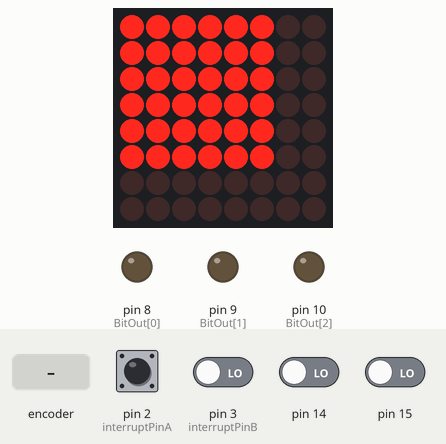
This sketch was run on a simulated Arduino Uno, built with avr-gcc and run on an emulated ATmega328P. Shown: 8×8 LED matrix, output pins drawn as LEDs (lit = HIGH). The test bench sets the inputs (shaded band); at power-on: pin 2 (interruptPinA) HIGH, pin 3 (interruptPinB), pin 14, pin 15 LOW. Pins used as bus, display or sensor lines are not drawn.

Above: at 1.2 s.
1.3 s: pin 15 driven HIGH
At 1.7 s:
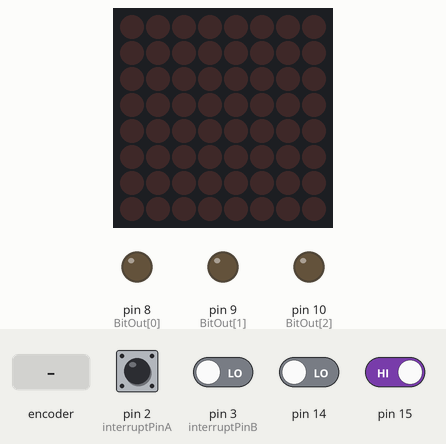
2.8 s: rotary encoder on pin 2 (interruptPinA) / pin 3 (interruptPinB) turned 3 steps (first pin leading)
At 3.7 s:
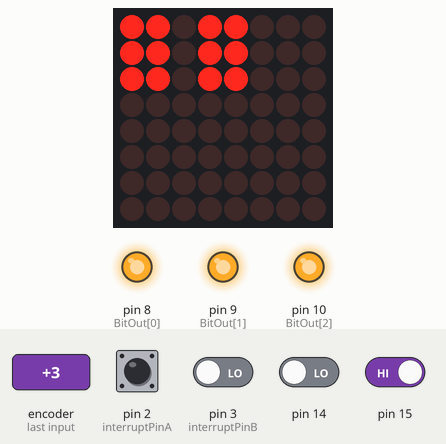
4.9 s: rotary encoder on pin 2 (interruptPinA) / pin 3 (interruptPinB) turned 3 steps (first pin leading)
At 6.6 s:
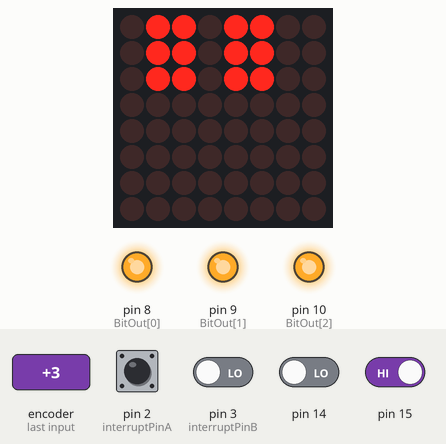
7.0 s: rotary encoder on pin 2 (interruptPinA) / pin 3 (interruptPinB) turned 1 step (first pin leading)
At 7.7 s:
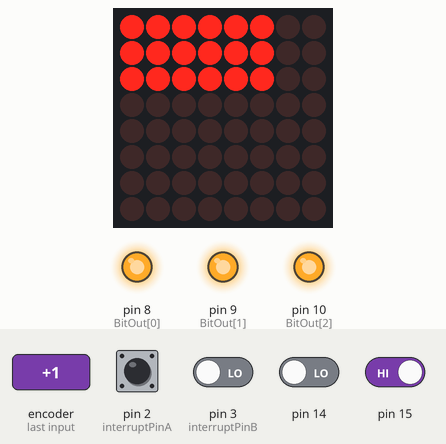
8.7 s: rotary encoder on pin 2 (interruptPinA) / pin 3 (interruptPinB) turned 1 step (first pin leading)
At 9.2 s:
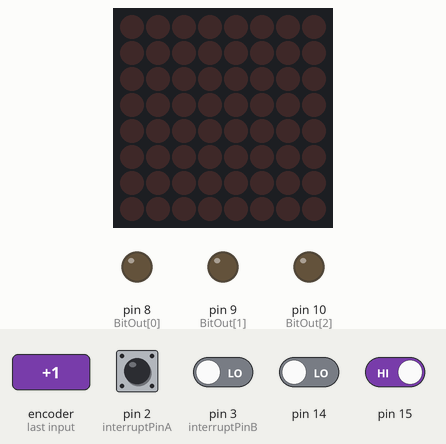
10.4 s: rotary encoder on pin 2 (interruptPinA) / pin 3 (interruptPinB) turned 2 steps (second pin leading)
At 11.5 s:
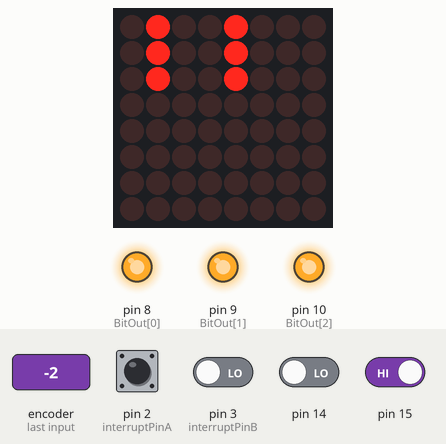
Timing chart, 0 to 13.3 s (numbered marks = the images above; inputs shaded):
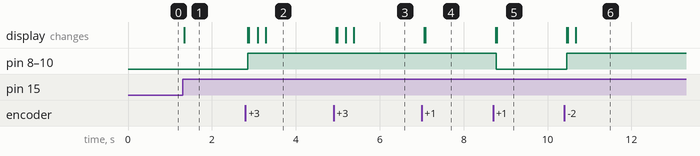

Measured:
- after the input at 1.3 s, the display: changes at once (image 1)
- after the input at 2.8 s, pin 8 (BitOut[0]), pin 9 (BitOut[1]), pin 10 (BitOut[2]): LOW → HIGH after 0.05 s; the display: first changes after 0.06 s (image 2 shows a later state)
- after the input at 4.9 s, the display: first changes after 0.06 s (image 3 shows a later state)
- after the input at 7.0 s, the display: first changes after 0.06 s (image 4 shows a later state)
- after the input at 8.7 s, pin 8 (BitOut[0]), pin 9 (BitOut[1]), pin 10 (BitOut[2]): HIGH → LOW after 0.08 s; the display: first changes after 0.06 s (image 5 shows a later state)
- after the input at 10.4 s, pin 8 (BitOut[0]), pin 9 (BitOut[1]), pin 10 (BitOut[2]): LOW → HIGH after 0.05 s; the display: first changes after 0.06 s (image 6 shows a later state)

The sketch:

matrix-sq.ino
```cpp
////////**********\\\\\\\\
/////// Matrix Seq \\\\\\\\
 //////**  V 1.0  **\\\\\\
 // BY CHRISTIAN GROTHE \\
   // www.christian-grothe.com\\
////////**********\\\\\\\\
//**********************\\

#include "LedControl.h"
#include <Bounce2.h>
#include <EEPROM.h>

const uint8_t NUM_BUTTONS = 3;
const uint8_t NUM_BITOUT = 6;
const uint8_t NUM_BITS = 3;
const uint8_t DOTS = 36;
const uint8_t ROWS = 6;

const byte interruptPinA = 2;
const byte interruptPinB = 3;

volatile int counterA = 0;
volatile int counterB = 0;

bool Presets[6][DOTS] = {{}, {}, {}, {}, {}, {}};

#define din 13
#define clck 12
#define load 11

LedControl ledMatrix = LedControl(din, clck, load, 1);

int BitOut[NUM_BITOUT] = {8, 9, 10, 11, 12, 13};

// Matrix Buttons
Bounce *buttonsX = new Bounce[8];
Bounce *buttonsY = new Bounce[8];

// bit counts for 4051
int muxBit1;
int muxBit2;
int muxBit3;

// bit outs for 4051
int muxOut1 = 5;
int muxOut2 = 6;
int muxOut3 = 7;

int bits[ROWS];

int shownPreset = 0;
int usedPreset = 0;
int presetCount = 0;
bool setStates[6] = {0, 0, 0, 0, 0, 0};
bool lastStates[6] = {0, 0, 0, 0, 0, 0};
// const uint8_t trigger = 13;

int presetToggler = 0;

enum Menue
{
  main,
  setPresetCount,
  setChangePresets
};

Menue menue = main;

void setup()
{
  Serial.begin(9600);

  pinMode(interruptPinA, INPUT_PULLUP);
  attachInterrupt(digitalPinToInterrupt(interruptPinA), countingA, RISING);
  pinMode(interruptPinA, INPUT_PULLUP);
  attachInterrupt(digitalPinToInterrupt(interruptPinB), countingB, RISING);

  // Display Setup
  ledMatrix.shutdown(0, false);
  ledMatrix.setIntensity(0, 1);
  ledMatrix.clearDisplay(0);

  // reading from the EEPROM
  for (int i = 0; i < DOTS; i++)
  {

    Presets[0][i] = EEPROM.read(i);
    Presets[1][i] = EEPROM.read(i + DOTS);
    Presets[2][i] = EEPROM.read(i + DOTS * 2);
    Presets[3][i] = EEPROM.read(i + DOTS * 3);
    Presets[4][i] = EEPROM.read(i + DOTS * 4);
    Presets[5][i] = EEPROM.read(i + DOTS * 5);
  }

  // Set Up BitOut to 4051 SQ
  for (int i = 0; i < NUM_BITOUT; i++)
  {
    pinMode(BitOut[i], OUTPUT);
  }

  for (int i = 0; i < 8; i++)
  {
    buttonsX[i].attach(14, INPUT);
    buttonsX[i].interval(20);

    buttonsY[i].attach(15, INPUT);
    buttonsY[i].interval(20);
  }

  pinMode(muxOut1, OUTPUT);
  pinMode(muxOut2, OUTPUT);
  pinMode(muxOut3, OUTPUT);
}

void loop()
{
  // multiplexer for buttons
  for (int i = 0; i < 8; i++)
  {
    buttonsX[i].update();
    buttonsY[i].update();

    muxBit1 = bitRead(i, 0);
    muxBit2 = bitRead(i, 1);
    muxBit3 = bitRead(i, 2);

    digitalWrite(muxOut1, muxBit1);
    digitalWrite(muxOut2, muxBit2);
    digitalWrite(muxOut3, muxBit3);
  }

  // convert count to bits
  for (int i = 0; i < NUM_BITS; i++)
  {
    bits[i] = bitRead(counterA, i);
    bits[i + 3] = bitRead(counterB, i);
  }

  // change preset
  for (int i = 0; i < 6; i++)
  {
    if (buttonsY[6].read() == HIGH && buttonsX[i].rose())
    {
      shownPreset = i;
      usedPreset = i;
    }
  }

  // bit output to 4051 SQ
  for (int i = 0; i < 3; i++)
  {
    digitalWrite(BitOut[i], sumofbits_function(i, presetCount));
  }

  // toggle menue

  if (buttonsY[7].rose())
  {
    menue = setPresetCount;
  }
  else if (buttonsY[6].rose())
  {
    menue = main;
  }
  else if (buttonsX[7].rose())
  {
    menue = setChangePresets;
    presetToggling();
  }
  else if (buttonsX[6].rose())
  {
    saveChangesToEEPROM();
  }

  switch (menue)
  {
  case main:
    showPresetOnMatrix(presetCount);
    changePreset(presetCount);
    presetCounter(bits);
    break;
  case setPresetCount:
    presetCounter(bits);
    configPresetCounter(bits);
    break;
  case setChangePresets:
    showPresetOnMatrix(presetToggler);
    changePreset(presetToggler);
    presetCounter(bits);
    break;

  default:
    break;
  }

} /// End Of Main Loop ///

// functions

void presetToggling()
{
  presetToggler++;

  if (presetToggler == 6)
  {
    presetToggler = 0;
  }
}

void configPresetCounter(int bits[])
{
  byte states[4] = {B00000000, B11100000, B00011100, B11111100};
  for (int i = 0; i < 6; i++)
  {
    if (buttonsX[i].rose())
    {
      setStates[i] = !setStates[i];
    }
    ledMatrix.setColumn(0, i, states[bits[i] + setStates[i] * 2]);
  }
}

void presetCounter(int bits[])
{
  for (int i = 0; i < 6; i++)
  {
    if (bits[i] != lastStates[i])
    {
      if (setStates[i])
      {
        presetCount++;
        if (presetCount == 6)
        {
          presetCount = 0;
        }
        lastStates[i] = bits[i];
      }
    }
  }
}

void changePreset(int preset)
{
  for (int i = 0; i < 6; i++)
  {

    if (buttonsX[i].rose() && buttonsY[0].read() == HIGH || buttonsX[i].read() == HIGH && buttonsY[0].rose())
    {
      Presets[preset][i] = !Presets[preset][i];
    }
    if (buttonsX[i].rose() && buttonsY[1].read() == HIGH || buttonsX[i].read() == HIGH && buttonsY[1].rose())
    {
      Presets[preset][i + 6] = !Presets[preset][i + 6];
    }
    if (buttonsX[i].rose() && buttonsY[2].read() == HIGH || buttonsX[i].read() == HIGH && buttonsY[2].rose())
    {
      Presets[preset][i + 6 * 2] = !Presets[preset][i + 6 * 2];
    }
    if (buttonsX[i].rose() && buttonsY[3].read() == HIGH || buttonsX[i].read() == HIGH && buttonsY[3].rose())
    {
      Presets[preset][i + 6 * 3] = !Presets[preset][i + 6 * 3];
    }
    if (buttonsX[i].rose() && buttonsY[4].read() == HIGH || buttonsX[i].read() == HIGH && buttonsY[4].rose())
    {
      Presets[preset][i + 6 * 4] = !Presets[preset][i + 6 * 4];
    }
    if (buttonsX[i].rose() && buttonsY[5].read() == HIGH || buttonsX[i].read() == HIGH && buttonsY[5].rose())
    {
      Presets[preset][i + 6 * 5] = !Presets[preset][i + 6 * 5];
    }
  }
}

void showPresetOnMatrix(int preset)
{
  for (int i = 0; i < ROWS; i++)
  {
    ledMatrix.setLed(0, 0, i, Presets[preset][i]);
    ledMatrix.setLed(0, 1, i, Presets[preset][i + ROWS]);
    ledMatrix.setLed(0, 2, i, Presets[preset][i + ROWS * 2]);
    ledMatrix.setLed(0, 3, i, Presets[preset][i + ROWS * 3]);
    ledMatrix.setLed(0, 4, i, Presets[preset][i + ROWS * 4]);
    ledMatrix.setLed(0, 5, i, Presets[preset][i + ROWS * 5]);
  }
}

bool sumofbits_function(int column, int preset)
{
  bool sumofbits = 0;

  if (bits[0] && Presets[preset][column])
  {
    sumofbits = 1;
  }
  else if (bits[1] && Presets[preset][column + 6])
  {
    sumofbits = 1;
  }
  else if (bits[2] && Presets[preset][column + 12])
  {
    sumofbits = 1;
  }
  else if (bits[3] && Presets[preset][column + 18])
  {
    sumofbits = 1;
  }
  else if (bits[4] && Presets[preset][column + 24])
  {
    sumofbits = 1;
  }
  else if (bits[5] && Presets[preset][column + 30])
  {
    sumofbits = 1;
  }
  else
  {
    sumofbits = 0;
  }

  return sumofbits;
}

void countingA()
{
  counterA++;
  if (counterA == 8)
  {
    counterA = 0;
  }
}

void countingB()
{
  counterB++;
  if (counterB == 8)
  {
    counterB = 0;
  }
}

void saveChangesToEEPROM()
{
  for (int i = 0; i < DOTS; i++)
  {
    EEPROM.update(i, Presets[0][i]);
    EEPROM.update(i + DOTS, Presets[1][i]);
    EEPROM.update(i + (DOTS * 2), Presets[2][i]);
    EEPROM.update(i + (DOTS * 3), Presets[3][i]);
    EEPROM.update(i + (DOTS * 4), Presets[4][i]);
    EEPROM.update(i + (DOTS * 5), Presets[5][i]);
  }
}
```
